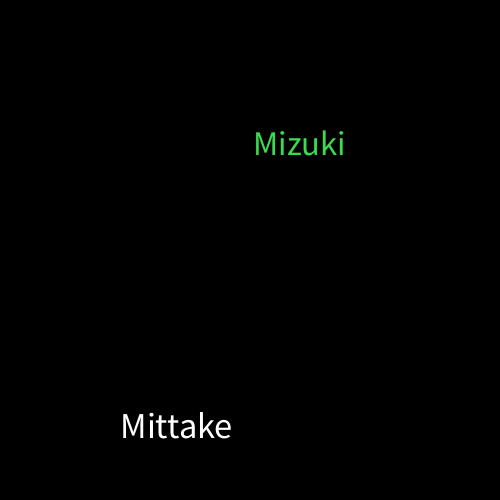
Frame 1 (no input)
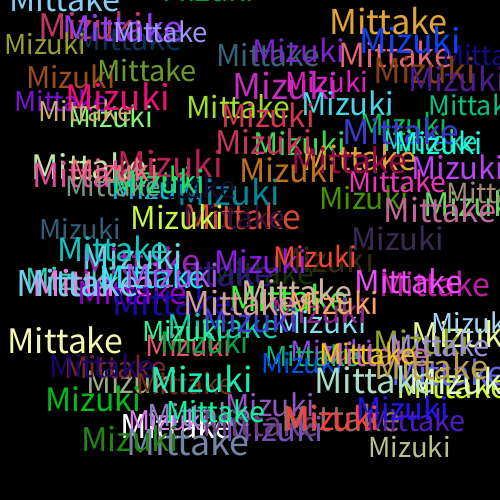
Frame 60 (the mouse pressed at the canvas centre just before this capture)
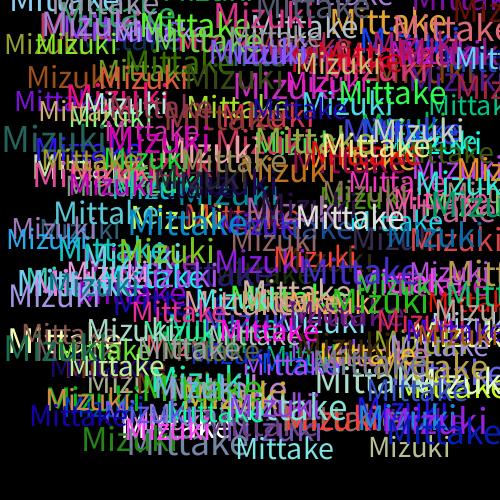
Frame 120 (the mouse held since frame 60 and released just before this capture)

The Processing sketch that drew these frames (run headless with seeded random() and noise(); from frame 60 on, the mouse is pressed at the canvas centre):

// Processing sketch: fueru_mittake
// ── fueru_mittake.pde
void setup(){
  background(0, 0, 0);
  size(500, 500);
 frameRate(3);
}

void draw(){
  
String[] chat = {"Mittake","Mizuki"};

for (int i = 0; i < chat.length; i++) {
  textSize(random(30, 40));
  text(chat[i], random(width-40), random(height-40)); 
  fill(random(255), random(255), random(255));
}
}
